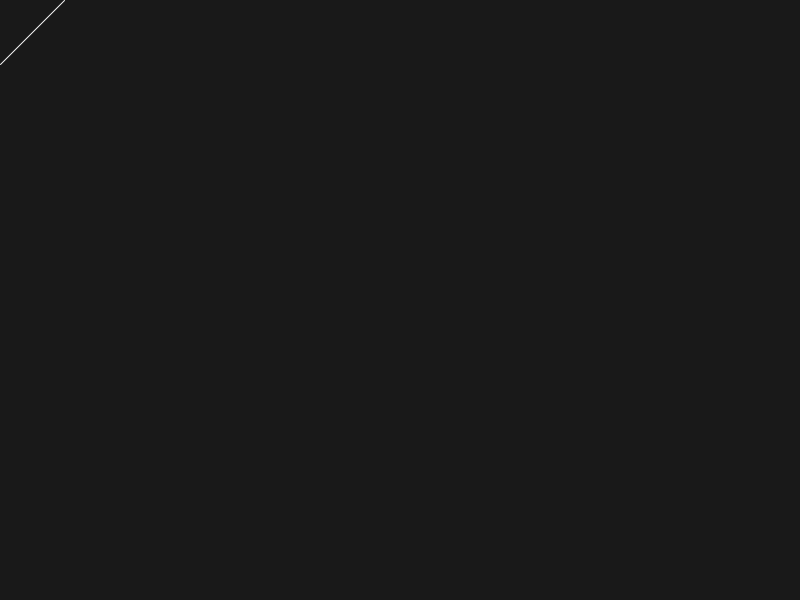
Frame 1 (no input)
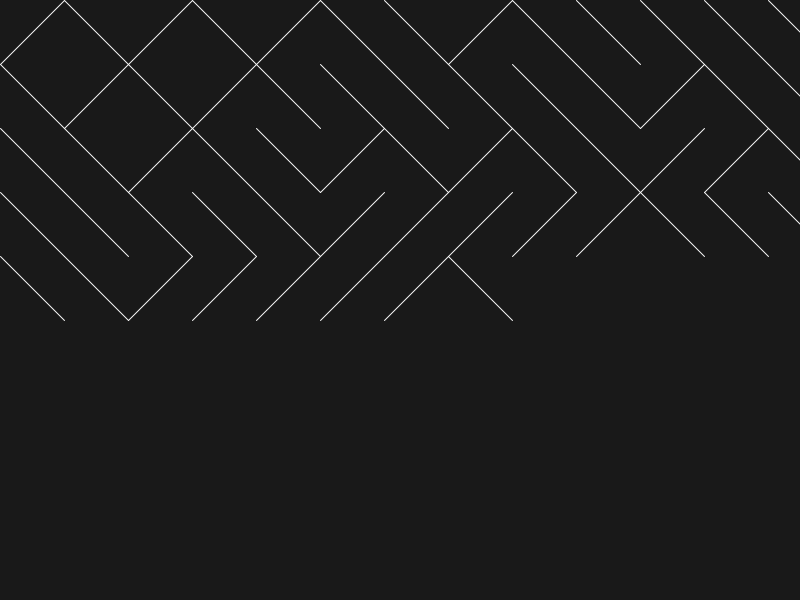
Frame 60 (the mouse pressed at the canvas centre just before this capture)
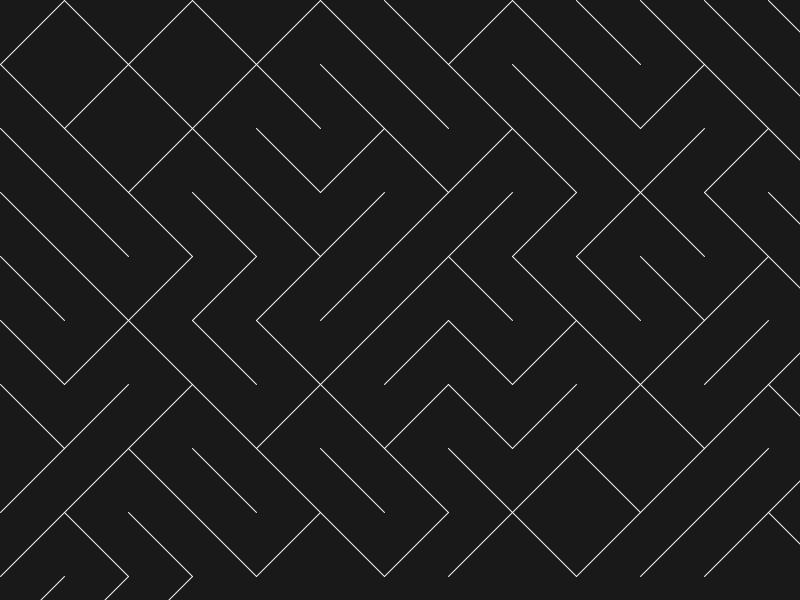
Frame 120 (the mouse held since frame 60 and released just before this capture)

The Processing sketch that drew these frames (run headless with seeded random() and noise(); from frame 60 on, the mouse is pressed at the canvas centre):

// Processing sketch: sketch_5_print
// ── sketch_5_print.pde
float x = 0;
float y = 0;
float space = 64;
float end = 0;

void setup() {
  size(800, 600);
  background(25);
  stroke(250);
}

void draw() {
  if (random(1) < 0.5) {
    line(x, y, x + space, y + space);
  } else {
    line(x, y + space, x + space, y);
  }

  x += space;

  if (x > width) {
    x = 0;
    y += space;
  }
  if (y > height) {
    x = 0;
    y = 0;

    for (int i = 0; i < 1; i++) {
      // console.log ('for');
      if (end == 0 || end == 1) {
        end += 1;
        break;
      }

      if (end % 2 == 1) {
        end += 1;
      }

      if (end % 2 == 0) {
        space = floor(space /= 2);
        end += 1;
      }
    }
  }
  if (space < 8) {
    noLoop();
  }
  println(space);
}

void keyPressed() {
  if (key == ' ') {
    loop();
    background(25);
    x = 0;
    y = 0;
    space = 64;
    end = 0;
  }
}
